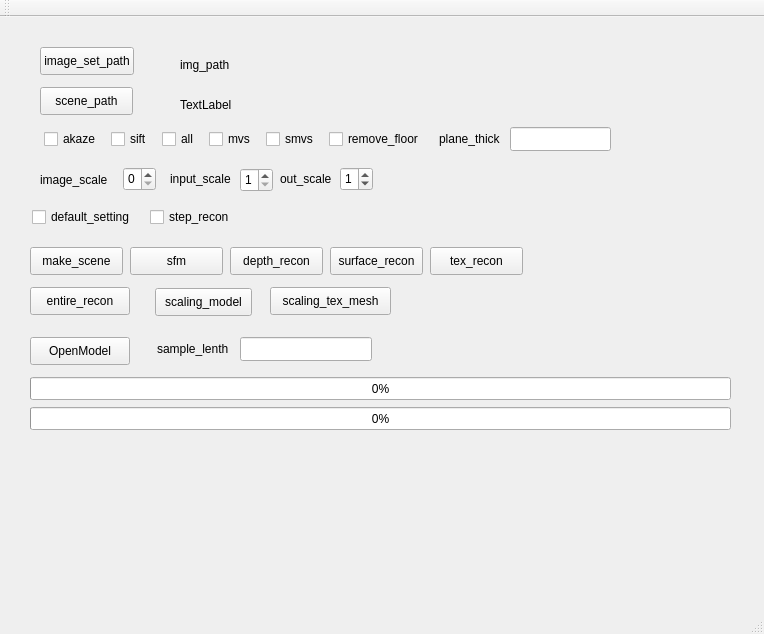
<?xml version="1.0" encoding="UTF-8"?>
<ui version="4.0">
 <class>qt_recon2Class</class>
 <widget class="QMainWindow" name="qt_recon2Class">
  <property name="geometry">
   <rect>
    <x>0</x>
    <y>0</y>
    <width>764</width>
    <height>634</height>
   </rect>
  </property>
  <property name="windowTitle">
   <string>qt_recon2</string>
  </property>
  <widget class="QWidget" name="centralWidget">
   <widget class="QLabel" name="img_path_label">
    <property name="geometry">
     <rect>
      <x>180</x>
      <y>40</y>
      <width>271</width>
      <height>16</height>
     </rect>
    </property>
    <property name="text">
     <string>img_path</string>
    </property>
   </widget>
   <widget class="QLabel" name="scene_path_label">
    <property name="geometry">
     <rect>
      <x>180</x>
      <y>80</y>
      <width>291</width>
      <height>16</height>
     </rect>
    </property>
    <property name="text">
     <string>TextLabel</string>
    </property>
   </widget>
   <widget class="QSpinBox" name="input_scale_spin">
    <property name="geometry">
     <rect>
      <x>123</x>
      <y>150</y>
      <width>33</width>
      <height>24</height>
     </rect>
    </property>
    <property name="minimum">
     <number>0</number>
    </property>
    <property name="maximum">
     <number>3</number>
    </property>
    <property name="singleStep">
     <number>1</number>
    </property>
    <property name="displayIntegerBase">
     <number>10</number>
    </property>
   </widget>
   <widget class="QSpinBox" name="out_scale_spin">
    <property name="geometry">
     <rect>
      <x>340</x>
      <y>150</y>
      <width>33</width>
      <height>24</height>
     </rect>
    </property>
    <property name="minimum">
     <number>0</number>
    </property>
    <property name="maximum">
     <number>3</number>
    </property>
    <property name="singleStep">
     <number>1</number>
    </property>
    <property name="value">
     <number>1</number>
    </property>
    <property name="displayIntegerBase">
     <number>10</number>
    </property>
   </widget>
   <widget class="QLineEdit" name="sample_len_edt">
    <property name="geometry">
     <rect>
      <x>240</x>
      <y>320</y>
      <width>132</width>
      <height>24</height>
     </rect>
    </property>
   </widget>
   <widget class="QLabel" name="label_5">
    <property name="geometry">
     <rect>
      <x>40</x>
      <y>150</y>
      <width>71</width>
      <height>26</height>
     </rect>
    </property>
    <property name="locale">
     <locale language="English" country="UnitedStates"/>
    </property>
    <property name="text">
     <string>image_scale</string>
    </property>
   </widget>
   <widget class="QLabel" name="label_4">
    <property name="geometry">
     <rect>
      <x>157</x>
      <y>320</y>
      <width>76</width>
      <height>24</height>
     </rect>
    </property>
    <property name="locale">
     <locale language="English" country="UnitedStates"/>
    </property>
    <property name="text">
     <string>sample_lenth</string>
    </property>
   </widget>
   <widget class="QLabel" name="label_2">
    <property name="geometry">
     <rect>
      <x>170</x>
      <y>150</y>
      <width>64</width>
      <height>24</height>
     </rect>
    </property>
    <property name="locale">
     <locale language="English" country="UnitedStates"/>
    </property>
    <property name="text">
     <string>input_scale</string>
    </property>
   </widget>
   <widget class="QLabel" name="label">
    <property name="geometry">
     <rect>
      <x>280</x>
      <y>150</y>
      <width>54</width>
      <height>24</height>
     </rect>
    </property>
    <property name="locale">
     <locale language="English" country="UnitedStates"/>
    </property>
    <property name="text">
     <string>out_scale</string>
    </property>
   </widget>
   <widget class="QSpinBox" name="img_size_spin">
    <property name="geometry">
     <rect>
      <x>240</x>
      <y>151</y>
      <width>33</width>
      <height>24</height>
     </rect>
    </property>
    <property name="minimum">
     <number>1</number>
    </property>
    <property name="maximum">
     <number>2</number>
    </property>
   </widget>
   <widget class="QPushButton" name="open_model_btn">
    <property name="geometry">
     <rect>
      <x>30</x>
      <y>320</y>
      <width>100</width>
      <height>28</height>
     </rect>
    </property>
    <property name="text">
     <string>OpenModel</string>
    </property>
   </widget>
   <widget class="QPushButton" name="RunBtn">
    <property name="geometry">
     <rect>
      <x>30</x>
      <y>270</y>
      <width>100</width>
      <height>28</height>
     </rect>
    </property>
    <property name="text">
     <string>entire_recon</string>
    </property>
   </widget>
   <widget class="QProgressBar" name="progressBar_sub">
    <property name="geometry">
     <rect>
      <x>30</x>
      <y>390</y>
      <width>701</width>
      <height>23</height>
     </rect>
    </property>
    <property name="value">
     <number>0</number>
    </property>
   </widget>
   <widget class="QProgressBar" name="progressBar_total">
    <property name="geometry">
     <rect>
      <x>30</x>
      <y>360</y>
      <width>701</width>
      <height>23</height>
     </rect>
    </property>
    <property name="value">
     <number>0</number>
    </property>
   </widget>
   <widget class="QCheckBox" name="mvs_check">
    <property name="geometry">
     <rect>
      <x>209</x>
      <y>112</y>
      <width>50</width>
      <height>20</height>
     </rect>
    </property>
    <property name="text">
     <string>mvs</string>
    </property>
   </widget>
   <widget class="QLabel" name="label_3">
    <property name="geometry">
     <rect>
      <x>439</x>
      <y>110</y>
      <width>64</width>
      <height>24</height>
     </rect>
    </property>
    <property name="locale">
     <locale language="English" country="UnitedStates"/>
    </property>
    <property name="text">
     <string>plane_thick</string>
    </property>
   </widget>
   <widget class="QCheckBox" name="sift_check">
    <property name="geometry">
     <rect>
      <x>111</x>
      <y>112</y>
      <width>44</width>
      <height>20</height>
     </rect>
    </property>
    <property name="text">
     <string>sift</string>
    </property>
   </widget>
   <widget class="QCheckBox" name="plane_remove_check">
    <property name="geometry">
     <rect>
      <x>329</x>
      <y>112</y>
      <width>103</width>
      <height>20</height>
     </rect>
    </property>
    <property name="text">
     <string>remove_floor</string>
    </property>
   </widget>
   <widget class="QCheckBox" name="smvs_check">
    <property name="geometry">
     <rect>
      <x>266</x>
      <y>112</y>
      <width>56</width>
      <height>20</height>
     </rect>
    </property>
    <property name="text">
     <string>smvs</string>
    </property>
   </widget>
   <widget class="QCheckBox" name="akaze_sift_check">
    <property name="geometry">
     <rect>
      <x>162</x>
      <y>112</y>
      <width>40</width>
      <height>20</height>
     </rect>
    </property>
    <property name="text">
     <string>all</string>
    </property>
   </widget>
   <widget class="QLineEdit" name="plane_tolerance_edt">
    <property name="geometry">
     <rect>
      <x>510</x>
      <y>110</y>
      <width>101</width>
      <height>24</height>
     </rect>
    </property>
   </widget>
   <widget class="QCheckBox" name="akaze_check">
    <property name="geometry">
     <rect>
      <x>44</x>
      <y>112</y>
      <width>60</width>
      <height>20</height>
     </rect>
    </property>
    <property name="text">
     <string>akaze</string>
    </property>
   </widget>
   <widget class="QCheckBox" name="default_setting_check">
    <property name="geometry">
     <rect>
      <x>32</x>
      <y>190</y>
      <width>111</width>
      <height>20</height>
     </rect>
    </property>
    <property name="text">
     <string>default_setting</string>
    </property>
   </widget>
   <widget class="QCheckBox" name="seperate_recon_check">
    <property name="geometry">
     <rect>
      <x>150</x>
      <y>190</y>
      <width>92</width>
      <height>20</height>
     </rect>
    </property>
    <property name="text">
     <string>step_recon</string>
    </property>
   </widget>
   <widget class="QCheckBox" name="use_shade_check">
    <property name="geometry">
     <rect>
      <x>679</x>
      <y>638</y>
      <width>81</width>
      <height>20</height>
     </rect>
    </property>
    <property name="text">
     <string>shading</string>
    </property>
   </widget>
   <widget class="QPushButton" name="scene_btn">
    <property name="geometry">
     <rect>
      <x>30</x>
      <y>230</y>
      <width>93</width>
      <height>28</height>
     </rect>
    </property>
    <property name="text">
     <string>make_scene</string>
    </property>
   </widget>
   <widget class="QPushButton" name="sfm_btn">
    <property name="geometry">
     <rect>
      <x>130</x>
      <y>230</y>
      <width>93</width>
      <height>28</height>
     </rect>
    </property>
    <property name="text">
     <string>sfm</string>
    </property>
   </widget>
   <widget class="QPushButton" name="tex_btn">
    <property name="geometry">
     <rect>
      <x>430</x>
      <y>230</y>
      <width>93</width>
      <height>28</height>
     </rect>
    </property>
    <property name="text">
     <string>tex_recon</string>
    </property>
   </widget>
   <widget class="QPushButton" name="dm_btn">
    <property name="geometry">
     <rect>
      <x>230</x>
      <y>230</y>
      <width>93</width>
      <height>28</height>
     </rect>
    </property>
    <property name="text">
     <string>depth_recon</string>
    </property>
   </widget>
   <widget class="QPushButton" name="fss_btn">
    <property name="geometry">
     <rect>
      <x>330</x>
      <y>230</y>
      <width>93</width>
      <height>28</height>
     </rect>
    </property>
    <property name="text">
     <string>surface_recon</string>
    </property>
   </widget>
   <widget class="QPushButton" name="openModelBtn">
    <property name="geometry">
     <rect>
      <x>155</x>
      <y>271</y>
      <width>97</width>
      <height>28</height>
     </rect>
    </property>
    <property name="text">
     <string>scaling_model</string>
    </property>
   </widget>
   <widget class="QPushButton" name="tex_scale_btn">
    <property name="geometry">
     <rect>
      <x>270</x>
      <y>270</y>
      <width>121</width>
      <height>28</height>
     </rect>
    </property>
    <property name="text">
     <string>scaling_tex_mesh</string>
    </property>
   </widget>
   <widget class="QPushButton" name="image_path_btn">
    <property name="geometry">
     <rect>
      <x>40</x>
      <y>30</y>
      <width>94</width>
      <height>28</height>
     </rect>
    </property>
    <property name="text">
     <string>image_set_path</string>
    </property>
   </widget>
   <widget class="QPushButton" name="scene_path_btn">
    <property name="geometry">
     <rect>
      <x>40</x>
      <y>70</y>
      <width>93</width>
      <height>28</height>
     </rect>
    </property>
    <property name="text">
     <string>scene_path</string>
    </property>
   </widget>
  </widget>
  <widget class="QMenuBar" name="menuBar">
   <property name="geometry">
    <rect>
     <x>0</x>
     <y>0</y>
     <width>764</width>
     <height>26</height>
    </rect>
   </property>
  </widget>
  <widget class="QToolBar" name="mainToolBar">
   <attribute name="toolBarArea">
    <enum>TopToolBarArea</enum>
   </attribute>
   <attribute name="toolBarBreak">
    <bool>false</bool>
   </attribute>
  </widget>
  <widget class="QStatusBar" name="statusBar"/>
 </widget>
 <layoutdefault spacing="6" margin="11"/>
 <resources>
  <include location="qt_recon2.qrc"/>
 </resources>
 <connections/>
</ui>
